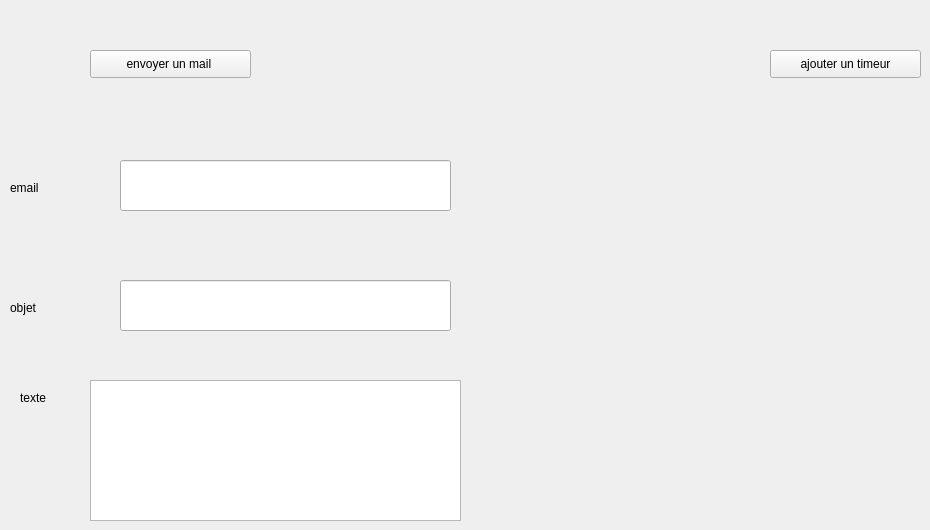
      <widget class="QWidget" name="tab_7">
       <attribute name="title">
        <string>plus d'options</string>
       </attribute>
       <widget class="QPushButton" name="pushButton_15">
        <property name="geometry">
         <rect>
          <x>770</x>
          <y>50</y>
          <width>151</width>
          <height>28</height>
         </rect>
        </property>
        <property name="text">
         <string>ajouter un timeur</string>
        </property>
       </widget>
       <widget class="QPushButton" name="pushButton_16">
        <property name="geometry">
         <rect>
          <x>90</x>
          <y>50</y>
          <width>161</width>
          <height>28</height>
         </rect>
        </property>
        <property name="text">
         <string>envoyer un mail </string>
        </property>
       </widget>
       <widget class="QLineEdit" name="lineEdit_to_email">
        <property name="geometry">
         <rect>
          <x>120</x>
          <y>160</y>
          <width>331</width>
          <height>51</height>
         </rect>
        </property>
       </widget>
       <widget class="QLineEdit" name="lineEdit_subject_email">
        <property name="geometry">
         <rect>
          <x>120</x>
          <y>280</y>
          <width>331</width>
          <height>51</height>
         </rect>
        </property>
       </widget>
       <widget class="QLabel" name="label_38">
        <property name="geometry">
         <rect>
          <x>10</x>
          <y>180</y>
          <width>56</width>
          <height>16</height>
         </rect>
        </property>
        <property name="text">
         <string>email</string>
        </property>
       </widget>
       <widget class="QLabel" name="label_39">
        <property name="geometry">
         <rect>
          <x>10</x>
          <y>300</y>
          <width>56</width>
          <height>16</height>
         </rect>
        </property>
        <property name="text">
         <string>objet</string>
        </property>
       </widget>
       <widget class="QLabel" name="label_40">
        <property name="geometry">
         <rect>
          <x>20</x>
          <y>390</y>
          <width>56</width>
          <height>16</height>
         </rect>
        </property>
        <property name="text">
         <string>texte</string>
        </property>
       </widget>
       <widget class="QTextEdit" name="textEdit_email">
        <property name="geometry">
         <rect>
          <x>90</x>
          <y>380</y>
          <width>371</width>
          <height>141</height>
         </rect>
        </property>
       </widget>
      </widget>
